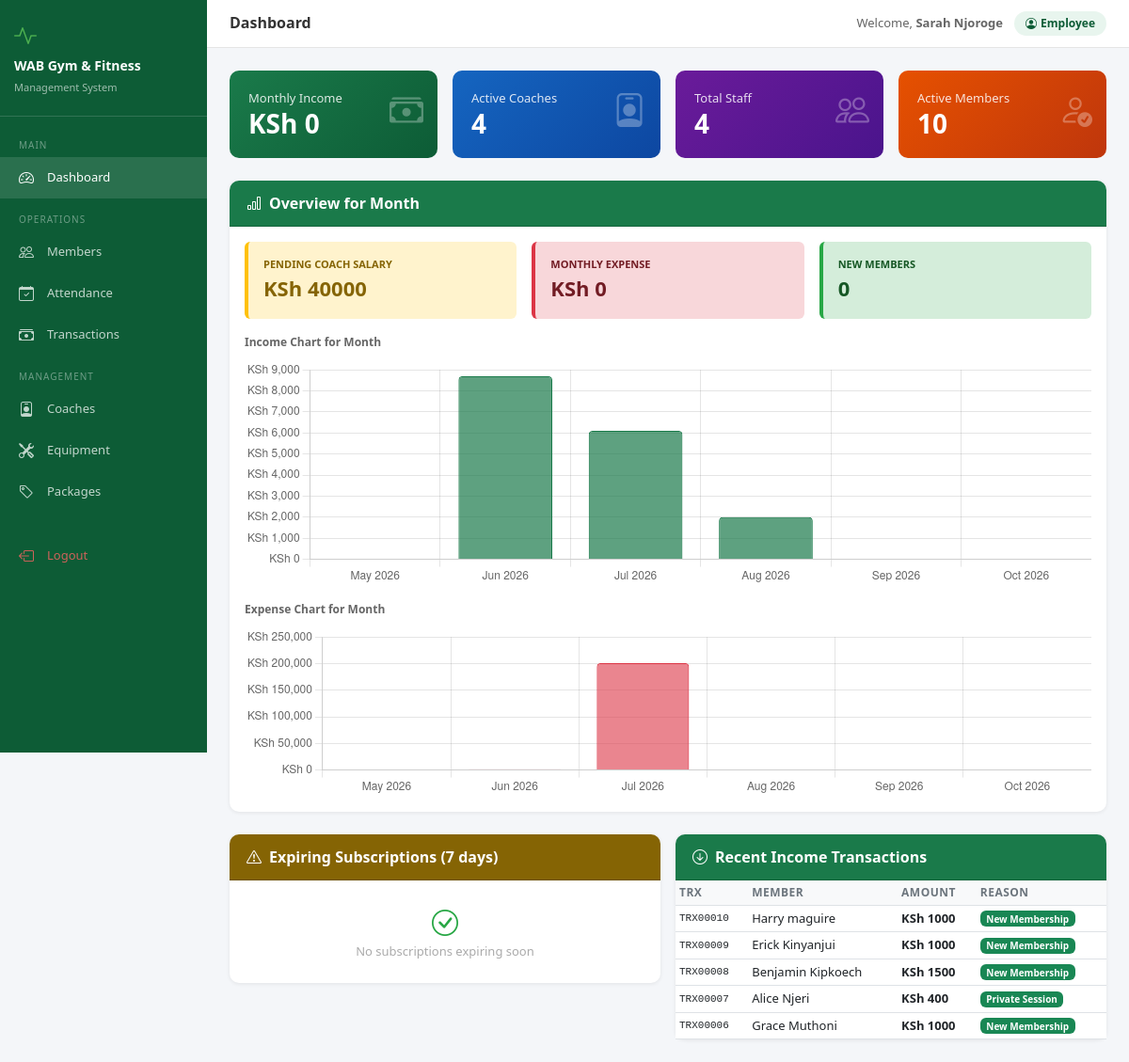
Screenshot of / (signed in) with the database file from the repository.
### accounts/models.py (models this page shows, shortened)
class User(AbstractUser):
    ROLE_CHOICES = [
        ("admin", "Admin"),
        ("receptionist", "Receptionist"),
        ("accountant", "Accountant"),
        ("coach", "Coach"),
    ]
    role = models.CharField(
        max_length=20,
        choices=ROLE_CHOICES,
        default="receptionist",
    )
    phone = models.CharField(
        max_length=15,
        blank=True,
        null=True,
    )
    @property
    def is_admin(self):
        return self.role == "admin"

### payments/models.py (models this page shows)
class Debit(models.Model):
    trx_id      = models.CharField(max_length=20, unique=True, blank=True)
    reason      = models.CharField(max_length=50, choices=DEBIT_REASONS)
    amount      = models.DecimalField(max_digits=10, decimal_places=2)
    date        = models.DateTimeField()
    paid_by     = models.ForeignKey(Member, on_delete=models.CASCADE, null=True, blank=True)
    received_by = models.ForeignKey(User, on_delete=models.CASCADE, null=True, blank=True)
    session = models.ForeignKey("coaches.CoachSession", on_delete=models.SET_NULL, null=True, blank=True)

### members/models.py (models this page shows, shortened)
class Member(models.Model):
    member_id  = models.CharField(max_length=20, unique=True, blank=True)
    name       = models.CharField(max_length=100)
    dob        = models.DateField()
    nid        = models.CharField(max_length=20, blank=True, null=True)
    gender     = models.CharField(max_length=10, choices=GENDER_CHOICES)
    phone      = models.CharField(max_length=15, unique=True)
    email      = models.EmailField(blank=True, null=True)
    address    = models.TextField(blank=True, null=True)
    referee    = models.CharField(max_length=100, blank=True, null=True)
    package    = models.ForeignKey(Package, on_delete=models.SET_NULL, null=True)
    join_date  = models.DateField()
    expiry_date= models.DateField()
    amount_paid = models.DecimalField(max_digits=10, decimal_places=2, default=0)
    due_payment= models.DecimalField(max_digits=10, decimal_places=2, default=0)
    photo      = models.ImageField(upload_to='members/', blank=True, null=True)
    status     = models.BooleanField(default=True)
    created_at = models.DateTimeField(auto_now_add=True)

### reports/views.py (the view)
# urls.py: path('', views.dashboard, name='dashboard'),
@login_required
def dashboard(request):
    today = timezone.now().date()
    current_month = today.month
    current_year = today.year
    total_members = Member.objects.filter(status=True).count()
    expired_members = Member.objects.filter(status=True, expiry_date__lt=today).count()
    expiring_soon = Member.objects.filter(
        status=True,
        expiry_date__gte=today,
        expiry_date__lte=today + timezone.timedelta(days=7)
    ).order_by('expiry_date')
    total_coaches = Coach.objects.filter(is_active=True).count()
    total_staff = User.objects.filter(is_active=True).count()
    monthly_income = Debit.objects.filter(
        date__month=current_month, date__year=current_year
    ).aggregate(total=Sum('amount'))['total'] or 0
    monthly_expense = Credit.objects.filter(
        date__month=current_month, date__year=current_year
    ).aggregate(total=Sum('amount'))['total'] or 0
    pending_coach_salary = Coach.objects.filter(is_active=True).aggregate(
        total=Sum('salary'))['total'] or 0
    pending_emp_salary = User.objects.filter(is_active=True).count() * 0
    new_members = Member.objects.filter(
        join_date__month=current_month,
        join_date__year=current_year
    ).count()
    today_attendance = Attendance.objects.filter(date=today).count()
    months_labels = []
    months_income = []
    months_expense = []
    for i in range(5, -1, -1):
        from datetime import date
        import calendar
        d = today.replace(day=1)
        month_num = (d.month - i - 1) % 12 + 1
        year_num = d.year - ((d.month - i - 1) // 12)
        label = date(year_num, month_num, 1).strftime('%b %Y')
        inc = Debit.objects.filter(
            date__month=month_num, date__year=year_num
        ).aggregate(t=Sum('amount'))['t'] or 0
        exp = Credit.objects.filter(
            date__month=month_num, date__year=year_num
        ).aggregate(t=Sum('amount'))['t'] or 0
        months_labels.append(label)
        months_income.append(float(inc))
        months_expense.append(float(exp))
    recent_debits = Debit.objects.select_related('paid_by').order_by('-date')[:5]
    recent_credits = Credit.objects.order_by('-date')[:5]
    context = {
        'total_members': total_members,
        'expired_members': expired_members,
        'expiring_soon': expiring_soon,
        'total_coaches': total_coaches,
        'total_staff': total_staff,
        'monthly_income': monthly_income,
        'monthly_expense': monthly_expense,
        'new_members': new_members,
        'today_attendance': today_attendance,
        'months_labels': json.dumps(months_labels),
        'months_income': json.dumps(months_income),
        'months_expense': json.dumps(months_expense),
        'recent_debits': recent_debits,
        'recent_credits': recent_credits,
        'pending_coach_salary': pending_coach_salary,
        'today': today,
    }
    return render(request, 'reports/dashboard.html', context)

### reports/templates/reports/dashboard.html
{% extends 'base.html' %}
{% block page_title %}Dashboard{% endblock %}
{% block content %}
<div class="row g-3 mb-4">
  <div class="col-md-3">
    <div class="stat-card" style="background:linear-gradient(135deg,#1a7a4a,#0d5c36)">
      <i class="bi bi-cash-stack icon"></i>
      <p>Monthly Income</p>
      <h3>KSh {{ monthly_income|floatformat:0 }}</h3>
    </div>
  </div>
  <div class="col-md-3">
    <div class="stat-card" style="background:linear-gradient(135deg,#1565c0,#0d47a1)">
      <i class="bi bi-person-badge icon"></i>
      <p>Active Coaches</p>
      <h3>{{ total_coaches }}</h3>
    </div>
  </div>
  <div class="col-md-3">
    <div class="stat-card" style="background:linear-gradient(135deg,#6a1b9a,#4a148c)">
      <i class="bi bi-people icon"></i>
      <p>Total Staff</p>
      <h3>{{ total_staff }}</h3>
    </div>
  </div>
  <div class="col-md-3">
    <div class="stat-card" style="background:linear-gradient(135deg,#e65100,#bf360c)">
      <i class="bi bi-person-check icon"></i>
      <p>Active Members</p>
      <h3>{{ total_members }}</h3>
    </div>
  </div>
</div>
<div class="card mb-4">
  <div class="card-header">
    <i class="bi bi-bar-chart me-2"></i>Overview for Month
  </div>
  <div class="card-body">
    <div class="row g-3 mb-3">
      <div class="col-md-4">
        <div class="p-3 rounded" style="background:#fff3cd;border-left:4px solid #ffc107">
          <div style="font-size:11px;color:#856404;font-weight:600;text-transform:uppercase">Pending Coach Salary</div>
          <div style="font-size:22px;font-weight:700;color:#856404">KSh {{ pending_coach_salary|floatformat:0 }}</div>
        </div>
      </div>
      <div class="col-md-4">
        <div class="p-3 rounded" style="background:#f8d7da;border-left:4px solid #dc3545">
          <div style="font-size:11px;color:#721c24;font-weight:600;text-transform:uppercase">Monthly Expense</div>
          <div style="font-size:22px;font-weight:700;color:#721c24">KSh {{ monthly_expense|floatformat:0 }}</div>
        </div>
      </div>
      <div class="col-md-4">
        <div class="p-3 rounded" style="background:#d4edda;border-left:4px solid #28a745">
          <div style="font-size:11px;color:#155724;font-weight:600;text-transform:uppercase">New Members</div>
          <div style="font-size:22px;font-weight:700;color:#155724">{{ new_members }}</div>
        </div>
      </div>
    </div>
    <div class="mb-3">
      <div style="font-size:12px;font-weight:600;color:#666;margin-bottom:10px">Income Chart for Month</div>
      <canvas id="incomeChart" height="80"></canvas>
    </div>
    <div>
      <div style="font-size:12px;font-weight:600;color:#666;margin-bottom:10px">Expense Chart for Month</div>
      <canvas id="expenseChart" height="60"></canvas>
    </div>
  </div>
</div>
<div class="row g-3">
  <div class="col-md-6">
    <div class="card">
      <div class="card-header" style="background:#856404;color:#fff">
        <i class="bi bi-exclamation-triangle me-2"></i>Expiring Subscriptions (7 days)
      </div>
      <div class="card-body p-0">
        {% if expiring_soon %}
        <table class="table table-sm mb-0">
          <thead><tr><th>Member</th><th>Package</th><th>Expires</th></tr></thead>
          <tbody>
          {% for m in expiring_soon %}
          <tr>
            <td><a href="{% url 'member_detail' m.pk %}" style="color:#1a7a4a;font-weight:600">{{ m.name }}</a></td>
            <td>{{ m.package.name|default:'-' }}</td>
            <td>
              <span class="badge-expired">{{ m.expiry_date }}</span>
            </td>
          </tr>
          {% endfor %}
          </tbody>
        </table>
        {% else %}
        <div class="p-4 text-center" style="color:#aaa;font-size:13px">
          <i class="bi bi-check-circle" style="font-size:28px;color:#28a745"></i><br>No subscriptions expiring soon
        </div>
        {% endif %}
      </div>
    </div>
  </div>
  <div class="col-md-6">
    <div class="card">
      <div class="card-header">
        <i class="bi bi-arrow-down-circle me-2"></i>Recent Income Transactions
      </div>
      <div class="card-body p-0">
        {% if recent_debits %}
        <table class="table table-sm mb-0">
          <thead><tr><th>TRX</th><th>Member</th><th>Amount</th><th>Reason</th></tr></thead>
          <tbody>
          {% for t in recent_debits %}
          <tr>
            <td style="font-family:monospace;font-size:11px">{{ t.trx_id }}</td>
            <td>{{ t.paid_by.name|default:'-' }}</td>
            <td><strong>KSh {{ t.amount|floatformat:0 }}</strong></td>
            <td><span class="badge bg-success" style="font-size:10px">{{ t.get_reason_display }}</span></td>
          </tr>
          {% endfor %}
          </tbody>
        </table>
        {% else %}
        <div class="p-4 text-center" style="color:#aaa;font-size:13px">No transactions yet</div>
        {% endif %}
      </div>
    </div>
  </div>
</div>
{% endblock %}
{% block scripts %}
<script>
const labels = {{ months_labels|safe }};
const income = {{ months_income|safe }};
const expense = {{ months_expense|safe }};
new Chart(document.getElementById('incomeChart'), {
  type: 'bar',
  data: {
    labels: labels,
    datasets: [{
      label: 'Income (KSh)',
      data: income,
      backgroundColor: 'rgba(26,122,74,0.7)',
      borderColor: '#1a7a4a',
      borderWidth: 1,
      borderRadius: 4,
    }]
  },
  options: {
    responsive: true,
    plugins: { legend: { display: false } },
    scales: { y: { beginAtZero: true, ticks: { callback: v => 'KSh '+v.toLocaleString() } } }
  }
});
new Chart(document.getElementById('expenseChart'), {
  type: 'bar',
  data: {
    labels: labels,
    datasets: [{
      label: 'Expense (KSh)',
      data: expense,
      backgroundColor: 'rgba(220,53,69,0.6)',
      borderColor: '#dc3545',
      borderWidth: 1,
      borderRadius: 4,
    }]
  },
  options: {
    responsive: true,
    plugins: { legend: { display: false } },
    scales: { y: { beginAtZero: true, ticks: { callback: v => 'KSh '+v.toLocaleString() } } }
  }
});
</script>
{% endblock %}

### templates/base.html (shortened to what this page needs)
<!DOCTYPE html>
<html lang="en">
<head>
<link href="https://cdn.jsdelivr.net/npm/bootstrap@5.3.0/dist/css/bootstrap.min.css" rel="stylesheet">
<link href="https://cdn.jsdelivr.net/npm/bootstrap-icons@1.11.0/font/bootstrap-icons.css" rel="stylesheet">
</head>
<body>
{% if user.is_authenticated %}
<div class="sidebar">
  <div class="brand">
    <div style="font-size:24px;color:#4caf50;margin-bottom:6px"><i class="bi bi-activity"></i></div>
    <h5>WAB Gym & Fitness</h5>
    <small>Management System</small>
  </div>
  <nav class="mt-2">
    <div class="nav-section">Main</div>
    <a href="{% url 'dashboard' %}" class="nav-link {% if request.resolver_match.url_name == 'dashboard' %}active{% endif %}">
      <i class="bi bi-speedometer2"></i> Dashboard
    </a>
    <div class="nav-section">Operations</div>
    <a href="{% url 'member_list' %}" class="nav-link {% if 'member' in request.resolver_match.url_name %}active{% endif %}">
      <i class="bi bi-people"></i> Members
    </a>
    <a href="{% url 'attendance_list' %}" class="nav-link {% if 'attendance' in request.resolver_match.url_name %}active{% endif %}">
      <i class="bi bi-calendar-check"></i> Attendance
    </a>
    <a href="{% url 'payment_list' %}" class="nav-link {% if 'payment' in request.resolver_match.url_name %}active{% endif %}">
      <i class="bi bi-cash-stack"></i> Transactions
    </a>
    <div class="nav-section">Management</div>
    <a href="{% url 'coach_list' %}" class="nav-link {% if 'coach' in request.resolver_match.url_name %}active{% endif %}">
      <i class="bi bi-person-badge"></i> Coaches
    </a>
    <a href="{% url 'equipment_list' %}" class="nav-link {% if 'equipment' in request.resolver_match.url_name %}active{% endif %}">
      <i class="bi bi-tools"></i> Equipment
    </a>
    <a href="{% url 'package_list' %}" class="nav-link {% if 'package' in request.resolver_match.url_name %}active{% endif %}">
      <i class="bi bi-tag"></i> Packages
    </a>
    <div class="mt-4 mb-2">
    <a href="{% url 'logout' %}" class="nav-link" style="color:rgba(255,100,100,.8)">
      <i class="bi bi-box-arrow-left"></i> Logout
    </a>
    </div>
  </nav>
</div>
<div class="main-content">
  <div class="topbar">
    <h6 class="page-title">{% block page_title %}WAB Gym{% endblock %}</h6>
    <div class="user-info">
      <span style="font-size:13px;color:#666">Welcome, <strong>{{ user.get_full_name|default:user.username }}</strong></span>
      <span class="user-badge"><i class="bi bi-person-circle me-1"></i>{{ user.role|title }}</span>
    </div>
  </div>
  <div class="content-area">
    {% block content %}{% endblock %}
  </div>
</div>
{% else %}
{% block auth_content %}{% endblock %}
{% endif %}
{% block scripts %}{% endblock %}
</body>
</html>

### templates/base.html (style rules this page uses)
:root { --wab-green:#1a7a4a;--wab-dark:#0d5c36;--wab-light:#e8f5ee;--sidebar-w:220px }
body { background:#f4f6f9;font-family:'Segoe UI',sans-serif }
.sidebar { position:fixed;top:0;left:0;height:100vh;width:var(--sidebar-w);background:var(--wab-dark);z-index:1000;overflow-y:auto;transition:.3s }
.sidebar .brand { padding:20px 15px;border-bottom:1px solid rgba(255,255,255,.15) }
.sidebar .brand h5 { color:#fff;margin:0;font-size:14px;font-weight:700 }
.sidebar .brand small { color:rgba(255,255,255,.6);font-size:11px }
.sidebar .nav-link { color:rgba(255,255,255,.75);padding:10px 20px;font-size:13px;display:flex;align-items:center;gap:10px;border-radius:0;transition:.2s }
.sidebar .nav-link:hover,.sidebar .nav-link.active { color:#fff;background:rgba(255,255,255,.12) }
.sidebar .nav-link i { font-size:16px;width:20px }
.sidebar .nav-section { color:rgba(255,255,255,.4);font-size:10px;text-transform:uppercase;letter-spacing:1px;padding:15px 20px 5px }
.main-content { margin-left:var(--sidebar-w);min-height:100vh }
.topbar { background:#fff;border-bottom:1px solid #e5e5e5;padding:12px 24px;display:flex;align-items:center;justify-content:space-between;position:sticky;top:0;z-index:999 }
.topbar .page-title { font-size:16px;font-weight:600;color:#333;margin:0 }
.topbar .user-info { display:flex;align-items:center;gap:12px }
.topbar .user-badge { background:var(--wab-light);color:var(--wab-dark);padding:4px 12px;border-radius:20px;font-size:12px;font-weight:600 }
.content-area { padding:24px }
.card { border:none;border-radius:10px;box-shadow:0 1px 4px rgba(0,0,0,.08) }
.card-header { background:var(--wab-green);color:#fff;border-radius:10px 10px 0 0!important;font-weight:600;padding:12px 18px }
.stat-card { border-radius:10px;padding:20px;color:#fff;position:relative;overflow:hidden }
.stat-card .icon { position:absolute;right:15px;top:15px;font-size:36px;opacity:.3 }
.stat-card h3 { font-size:28px;font-weight:700;margin:0 }
.stat-card p { margin:0;font-size:13px;opacity:.85 }
.table th { background:#f8f9fa;font-size:12px;font-weight:600;text-transform:uppercase;letter-spacing:.5px;color:#6c757d }
.table td { font-size:13px;vertical-align:middle }

### rows the page displays
User: get_full_name "Sarah Njoroge", role "Employee"
Debit: trx_id "TRX00010", paid_by.name "Harry maguire", amount "1000", reason "New Membership"
Debit: trx_id "TRX00009", paid_by.name "Erick Kinyanjui", amount "1000", reason "New Membership"
Debit: trx_id "TRX00008", paid_by.name "Benjamin Kipkoech", amount "1500", reason "New Membership"
Debit: trx_id "TRX00007", paid_by.name "Alice Njeri", amount "400", reason "Private Session"
Debit: trx_id "TRX00006", paid_by.name "Grace Muthoni", amount "1000", reason "New Membership"

### other values shown
{{ monthly_income|floatformat:0 }} "0"
{{ total_coaches }} "4"
{{ total_staff }} "4"
{{ total_members }} "10"
{{ pending_coach_salary|floatformat:0 }} "40000"
{{ monthly_expense|floatformat:0 }} "0"
{{ new_members }} "0"
chart data {{ months_income|safe }} [0.0, 8700.0, 6100.0, 2000.0, 0.0, 0.0]
chart data {{ months_expense|safe }} [0.0, 1500.0, 201000.0, 0.0, 0.0, 0.0]
